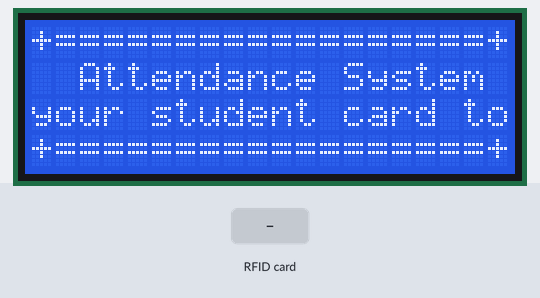
Bench run of a sketch on a simulated ESP8266 (NodeMCU). Parts: 20×4 character LCD. Inputs (shaded band) come from the test bench. WiFi joins after 1.5 s; servers stay silent unless stated; the Firebase database answers and starts empty; not simulated (calls return 0 or success): ../secrets.hpp; what the sketch prints to the serial monitor is not drawn.

Above: at 3.9 s.
4.0 s: RFID card 5E 7A 19 C4 held to the reader
At 4.24 s:
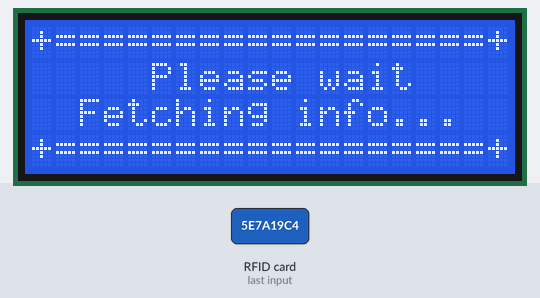
At 5.2 s:
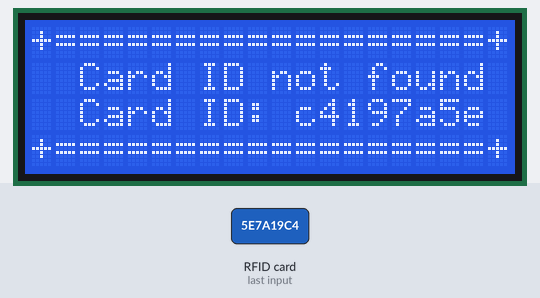
Timing chart, 0 to 7.0 s (numbered marks = the images above; inputs shaded):
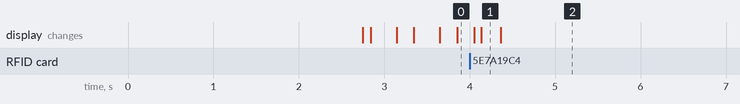

Measured:
- after the input at 4.0 s, the display: first differs from a run without the input after 0.13 s (image 1)

The sketch:

rfid-attendance-system.ino
```cpp
#include <Arduino.h>

#include "include/clcd.hpp"
#include "include/fbase.hpp"
#include "include/mfrc.hpp"
#include "include/misc.hpp"
#include "include/student.hpp"
#include "include/wifi.hpp"


void setup() {
    // Hardware initializations
    Serial.begin(115200);
    SPI.begin();
    clcd::init();
    mfrc::init();

    // IoT initializations
    clcd::broadcast("Awaiting WiFi", "Connecting...");
    wifi::init();
    clcd::broadcast("Awaiting Firebase", "Connecting...");
    fbase::init();
}

void loop() {
    misc::beat();

    clcd::broadcast("Attendance System", "Tap your student card to mark your attendance.");
    uint32_t rfid = mfrc::read();
    if (rfid == 0) {
        return;
    }

    clcd::broadcast("Please wait", "Fetching info...");
    Student student = fbase::fetchStudent(rfid);
    if (student.name == "<Unavailable>") {
        clcd::broadcast("Card ID not found", "Card ID: " + String(rfid, HEX));
        misc::delay(5000);
        return;
    }

    clcd::greetStudent(student, "You're late.");
    misc::delay(5000);
}
```

fbase.hpp
```cpp
#pragma once

#include <Arduino.h>
#include <Firebase_ESP_Client.h>

#include "../secrets.hpp"
#include "misc.hpp"
#include "student.hpp"


namespace fbase {
    FirebaseConfig config;
    FirebaseAuth auth;
    FirebaseData fdata;

    void init() {
        config.database_url = FIREBASE_URL;
        config.api_key = FIREBASE_API_KEY;
        config.timeout.serverResponse = 10000;

        auth.user.email = FIREBASE_AUTH_EMAIL;
        auth.user.password = FIREBASE_AUTH_PASSWORD;

        fdata.setBSSLBufferSize(2048, 2048);
        fdata.setResponseSize(2048);

        Firebase.begin(&config, &auth);
        Firebase.reconnectWiFi(true);

        misc::beat();
    }

    Student fetchStudent(uint32_t card_uid) {
        Student student = {.card_uid = card_uid,
                           .name = "<Unavailable>",
                           .classroom = "<Unavailable>",
                           .school_id = 0,
                           .class_id = 0};

        // Fetches the personal info of the card holder in "/students/{card_uid}"
        String path = "/students/" + String(student.card_uid, HEX);
        if (!Firebase.RTDB.get(&fdata, path)) {
            Serial.printf("[fbase::fetchStudent] Unable to fetch '%s'. Error: %s\n", path.c_str(),
                          fdata.errorReason().c_str());
            return student;
        }
        misc::beat();

        FirebaseJson json = fdata.to<FirebaseJson>();
        path = fdata.dataPath();
        misc::beat();

        if (json.errorPosition() != -1) {
            Serial.printf("[fbase::fetchStudent] Fetched '%s' is not valid JSON.", path.c_str());
            return student;
        }
        else {
            String json_repr;
            json.toString(json_repr, true);
            Serial.printf("[fbase::fetchStudent] JSON from '%s' fetched. Dumping JSON content...\n%s\n",
                          path.c_str(), json_repr.c_str());
        }

        // From here on, fetches the necessary JSON members
        FirebaseJsonData json_data;

        if (json.get(json_data, "name")) {
            student.name = json_data.stringValue;
        }
        else {
            Serial.printf("[fbase::fetchStudent] Failed to get 'name' from %s\n", path.c_str());
        }

        if (json.get(json_data, "classroom")) {
            student.classroom = json_data.stringValue;
        }
        else {
            Serial.printf("[fbase::fetchStudent] Failed to get 'classroom' from %s\n", path.c_str());
        }

        if (json.get(json_data, "school_id")) {
            student.school_id = json_data.intValue;
        }
        else {
            Serial.printf("[fbase::fetchStudent] Failed to get 'school_id' from %s\n", path.c_str());
        }

        if (json.get(json_data, "class_id")) {
            student.class_id = json_data.intValue;
        }
        else {
            Serial.printf("[fbase::fetchStudent] Failed to get 'class_id' from %s\n", path.c_str());
        }

        misc::beat();
        return student;
    }
}
```

mfrc.hpp
```cpp
#pragma once

#include <Arduino.h>
#include <MFRC522.h>
#include <SPI.h>

#include "misc.hpp"


namespace mfrc {
    MFRC522 mfrc(D3, D4);

    void init() {
        mfrc.PCD_Init();
        mfrc.PCD_DumpVersionToSerial();

        misc::beat();
    }

    uint32_t read() {
        *(uint32_t*)mfrc.uid.uidByte = 0;

        // Checks whether a card is present near the sensor
        if (!mfrc.PICC_IsNewCardPresent()) {
            return 0;
        }
        misc::beat();

        // Attempts to read the card
        if (!mfrc.PICC_ReadCardSerial()) {
            Serial.printf("[mfrc::read] A card is present. Not able to read.\n");
            return 0;
        }
        misc::beat();

        // Dumps debug info about the card
        Serial.printf("[mfrc::read] A card has been read. Dumping card info to serial...\n");
        mfrc.PICC_DumpToSerial(&mfrc.uid);
        misc::beat();

        return *(uint32_t*)mfrc.uid.uidByte;
    }
}
```

misc.hpp
```cpp
#pragma once

#include <Arduino.h>
#include <ESP8266WiFi.h>

#include "clcd.hpp"
#include "wifi.hpp"


namespace misc {
    const unsigned long initial_heap_size = ESP.getFreeHeap();

    void beat(bool no_wifi = false) {
        clcd::update();
        if (!no_wifi) {
            wifi::check();
        }

        const unsigned long BEAT_DELAY_MS = 2500;
        static unsigned long last_beat = 0;

        if (last_beat + BEAT_DELAY_MS <= millis()) {
            last_beat = millis();

            Serial.printf(
                "[misc::beat] Still alive. %lums since boot. %lu out of %lu bytes used in heap.\n",
                millis(), initial_heap_size - ESP.getFreeHeap(), initial_heap_size);
        }
    }

    void delay(unsigned long ms, bool no_wifi = false) {
        unsigned long end = millis() + ms;
        while (millis() < end) {
            beat(no_wifi);
            ::delay(25);
        }
    }
}
```

student.hpp
```cpp
#pragma once

#include <Arduino.h>
#include <stdint.h>


struct Student {
    uint32_t card_uid;
    String name;
    String classroom;
    uint32_t school_id; // Student ID
    uint32_t class_id;  // Class number
};
```

wifi.hpp
```cpp
#pragma once

#include <Arduino.h>
#include <ESP8266WiFi.h>

#include "../secrets.hpp"


namespace misc {
    void beat(bool no_wifi);
    void delay(unsigned long ms, bool no_wifi);
}

namespace wifi {
    void check();
    void init() {
        WiFi.setHostname(DEVICE_NAME);
        check();
    }

    void check() {
        // No need to do anything if it's already connected
        if (WiFi.status() == WL_CONNECTED) {
            return;
        }

        WiFi.begin(WIFI_SSID, WIFI_PASSWORD);

        // Waits upon connection
        while (WiFi.status() != WL_CONNECTED) {
            if (WiFi.status() == WL_WRONG_PASSWORD) {
                Serial.printf("[wifi::check] Password for '" WIFI_SSID "' was incorrect.\n");
                misc::delay(30000, true);
                WiFi.begin(WIFI_SSID, WIFI_PASSWORD);
            }
            else {
                Serial.print("[wifi::check] Awaiting WiFi connection...\n");
                misc::delay(2500, true);
            }
        }

        Serial.printf("[wifi::check] Connected to '" WIFI_SSID "' with local IP: %s\n",
                      WiFi.localIP().toString().c_str());
    }
}
```

clcd.hpp
```cpp
#pragma once

#include <Arduino.h>
#include <LiquidCrystal_I2C.h>

#include "student.hpp"


namespace misc {
    void beat(bool no_wifi);
    void delay(unsigned long ms, bool no_wifi);
}

namespace clcd {
    LiquidCrystal_I2C clcd(0x27, 20, 4);
    String lines[4];
    unsigned long lines_mod[4] = {0}; // Timestamp of the last line modification

    void init() {
        clcd.init();
        clcd.backlight();
        clcd.clear();
    }

    enum Placement { LEFT, MIDDLE, RIGHT };
    void setLine(const String& string, unsigned line, Placement placement = LEFT) {
        if (string == lines[line]) {
            return;
        }

        if (string.length() > 20) {
            placement = LEFT;
        }

        switch (placement) {
            case LEFT:
                lines[line] = string;
                break;

            case MIDDLE:
                lines[line] = "";
                lines[line].reserve(10 - string.length() / 2 + string.length());
                for (unsigned i = 0; i < 10 - string.length() / 2; i++) {
                    lines[line] += ' ';
                }
                lines[line] += string;
                break;

            case RIGHT:
                lines[line] = "";
                lines[line].reserve(20);
                for (unsigned i = 0; i < 20 - string.length(); i++) {
                    lines[line] += ' ';
                }
                lines[line] += string;
                break;
        }

        lines_mod[line] = millis();
    }

    void scrollLine(const String& string, unsigned line, unsigned long delay_ms = 250,
                    unsigned spacing = 5) {
        char row[21] = {0};

        unsigned starting_chr = ((unsigned)millis() - lines_mod[line]) / delay_ms;
        for (unsigned i = 0; i < 20; i++) {
            unsigned chr = (starting_chr + i) % (string.length() + spacing);

            if (chr >= string.length()) {
                row[i] = ' ';
            }
            else {
                row[i] = string[chr];
            }
        }

        clcd.setCursor(0, line);
        clcd.print(row);
    }

    void update(bool override = false) {
        // Timestamp of the last line update to the CLCD
        static unsigned long last_update[4] = {0};

        for (unsigned line = 0; line < 4; line++) {
            // Discards already-updated static non-scrolling lines
            if (!override && lines[line].length() <= 20 && last_update[line] > lines_mod[line]) {
                continue;
            }

            // Rate-limits the number of changes to 500ms per line update
            if (!override && last_update[line] + 500 > millis()) {
                continue;
            }

            if (lines[line].length() <= 20) {
                clcd.setCursor(0, line);
                clcd.print(lines[line]);

                for (unsigned i = 0; i < 20 - lines[line].length(); i++) {
                    clcd.print(' ');
                }
            }
            else {
                scrollLine(lines[line], line);
            }

            last_update[line] = millis();
        }
    }

    void clear() {
        for (unsigned line = 0; line < 4; line++) {
            lines[line] = "";
            lines_mod[line] = millis();
        }

        update(true);
    }

    void broadcast(const String& title, const String& description) {
        setLine("+==================+", 0);
        setLine(title, 1, MIDDLE);
        setLine(description, 2, MIDDLE);
        setLine("+==================+", 3);

        update(true);
    }

    void greetStudent(const Student& student, const String& note, unsigned long duration_ms = 5000) {
        setLine("Welcome, " + student.name + "!", 0);
        setLine(note, 1, MIDDLE);
        setLine(String(student.school_id) + " " + String(student.class_id) + "/" + student.classroom, 2,
                MIDDLE);
        setLine("Card ID: " + String(student.card_uid, HEX), 3);

        // The rest of the code below makes up for line 2 (3rd line, 1-indexed).
        String school_id = String(student.school_id);
        String class_id_and_classroom = String(student.class_id) + "/" + student.classroom;
        String line_2 = school_id;

        // Adds spacing in the middle, so that `school_id` is placed to the left of the CLCD, and
        // `class_id_and_classroom` is placed to the right
        if (school_id.length() + class_id_and_classroom.length() < 20) {
            line_2.reserve(20);
            for (unsigned i = 0; i < 20 - school_id.length() - class_id_and_classroom.length(); i++) {
                line_2 += ' ';
            }
        }
        else {
            line_2.reserve(school_id.length() + 1 + class_id_and_classroom.length());
            line_2 += ' ';
        }

        line_2 += class_id_and_classroom;
        setLine(line_2, 2);

        misc::delay(duration_ms, false);
    }
}
```
